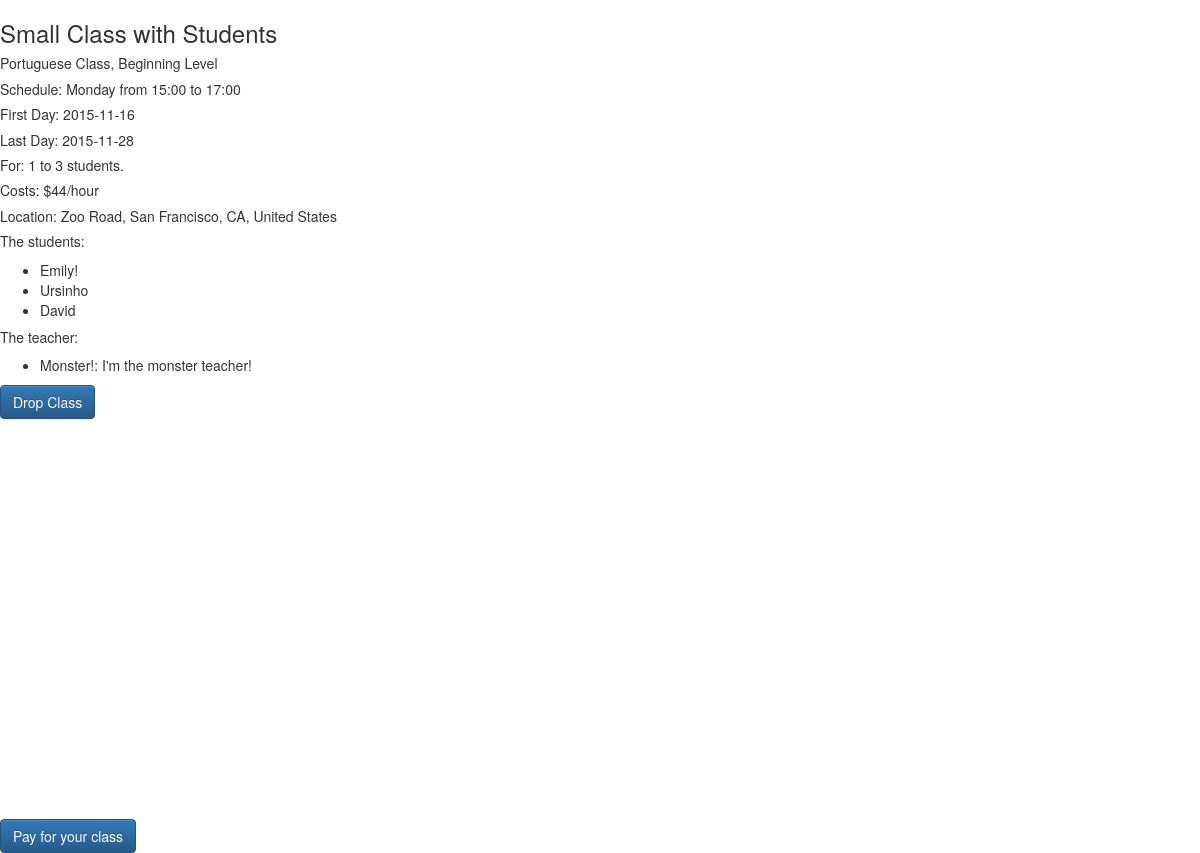
/enrolled-in/2 (signed in), run on the app's committed database.
### model.py (models this page shows)
class Classroom(db.Model):
    __tablename__ = "classes"
    class_id = db.Column(db.Integer, autoincrement=True, primary_key=True)
    class_name = db.Column(db.String(35), nullable=False)
    language = db.Column(db.String(40), nullable=False)
    level = db.Column(db.String, nullable=False)
    cost = db.Column(db.Integer, nullable=True)
    per_time = db.Column(db.String, nullable=False)
    min_students = db.Column(db.Integer, nullable=False)
    max_students = db.Column(db.Integer, nullable=False)
    address = db.Column(db.String, nullable=True)
    lat = db.Column(db.Float, nullable=True)
    lng = db.Column(db.Float, nullable=True)
    class_days = db.Column(db.String, nullable=False)
    start_date = db.Column(db.String, nullable=False)
    end_date = db.Column(db.String, nullable=True)
    start_time = db.Column(db.String, nullable=False)
    end_time = db.Column(db.String, nullable=False)
    rating = db.Column(db.Integer, nullable=True)
    create_date = db.Column(db.DateTime, nullable=True)
    c_count = db.Column(db.Integer)
    def __repr__(self):
        return "<Class class_id={} language={}>".format(self.class_id, self.language)

class User(db.Model):
    __tablename__ = "users"
    user_id = db.Column(db.Integer, primary_key=True, autoincrement=True)
    username = db.Column(db.String(40), nullable=False)
    email = db.Column(db.String(100), nullable=False)
    password = db.Column(db.String(30), nullable=False)
    fname = db.Column(db.String(60))
    lname = db.Column(db.String(100))
    is_teacher = db.Column(db.Boolean, nullable=False)
    image = db.Column(db.String(150))
    bio = db.Column(db.String(300))
    def __repr__(self):
        return "<User user_id={} email={}>".format(self.user_id, self.email)

### server.py (the view)
@app.route('/enrolled-in/<url_id>')
def enrolled_in(url_id):
    user_info = User.query.filter_by(user_id=session["user_id"]).first()
    print "user id: "
    print user_info.user_id
    returned_classes = db.session.query(Classroom).filter(Classroom.class_id==url_id).first()
    print "returned class info:"
    print returned_classes
    print returned_classes.class_name
    all_class = db.session.query(User).join(ClassUser).filter(ClassUser.class_id==url_id).all()
    print all_class
    return render_template("enrolled-in.html", returned_classes=returned_classes, url_id=url_id,
                                                all_class=all_class, user_info=user_info)

### templates/enrolled-in.html (shortened to what this page needs)
{% extends 'base.html' %}
{% block body %}
  <div>
    <h3>{{ returned_classes.class_name }}</h3>
  </div>
  <div>
    <h5>{{ returned_classes.language }} Class, {{ returned_classes.level }} Level</h5>
  </div>
  <div>
    <h5>Schedule: {{ returned_classes.class_days }} from {{ returned_classes.start_time }} to {{ returned_classes.end_time }}</h5>
  </div>
  <div>
    <h5>First Day: {{ returned_classes.start_date }}</h5>
    {% if returned_classes.end_date == "" %}
      <h5>This class is ongoing</h5>
    {% else %}
      <h5>Last Day: {{ returned_classes.end_date }}</h5>
    {% endif %}
  </div>
  <div>
    <h5>For: {{ returned_classes.min_students }} to {{ returned_classes.max_students }} students.</h5>
  </div>
  <div>
      {% if returned_classes.cost == 0 %}
      <h5>Costs: Free!</h5>
      {% else %}
      <h5>Costs: ${{ returned_classes.cost }}/{{ returned_classes.per_time }}</h5>
      {% endif %}
  </div>
  <div>
    <h5>Location: {{ returned_classes.address }} </h5>
  </div>
  <div>
    <h5>The students:</h5>
      <ul>
        {% for stu in all_class %}
        {% if stu.is_teacher == 0 %}
        <li>{{ stu.username }}</li>
      {% endif %}
      {% endfor %}
      </ul>
    <h5>The teacher:</h5>
      <ul>
        {% for stu in all_class %}
        {% if stu.is_teacher == 1 %}
        <li>{{ stu.username }}: {{ stu.bio }}</li>
        {% endif %}
        {% endfor %}
        </ul>
  </div>
  <div>
    <form method="POST" action="/dropped" id="drop">
      <button type="submit" class="btn btn-primary" name="drop-it" id="drop-it">Drop Class</button>
    </form>
  </div>
    <div id="map" style="width: 400px; height: 400px"></div>
    <div id="stripe-div">
    <button type="stripe" class="btn btn-primary" name="stripe" id="stripe">Pay for your class</button>
  {% endblock %}

### templates/base.html (shortened to what this page needs)
<!doctype html>
<html>
<head>
  <link href="https://maxcdn.bootstrapcdn.com/bootstrap/3.3.4/css/bootstrap.min.css" rel="stylesheet">
  <link href="/static/project.css" rel="stylesheet">
  <link rel="stylesheet" href="https://maxcdn.bootstrapcdn.com/bootstrap/3.3.5/css/bootstrap.min.css">
  <link rel="stylesheet" href="https://maxcdn.bootstrapcdn.com/bootstrap/3.3.5/css/bootstrap-theme.min.css">
</head>
<body>
  {% block body %}
  {% endblock %}
  </body>
</html>

### static/project.css (style rules this page uses)
#map { height: 50%; width: 50%; }

### data on the page
Classroom: class_name "Small Class with Students", language "Portuguese", level "Beginning", class_days "Monday", start_time "15:00", end_time "17:00", start_date "2015-11-16", end_date "2015-11-28", min_students "1", max_students "3", cost "44", per_time "hour", address "Zoo Road, San Francisco, CA, United States"
User: username "Emily!"
User: username "Ursinho"
User: username "David"
User: username "Monster!", bio "I'm the monster teacher!"
